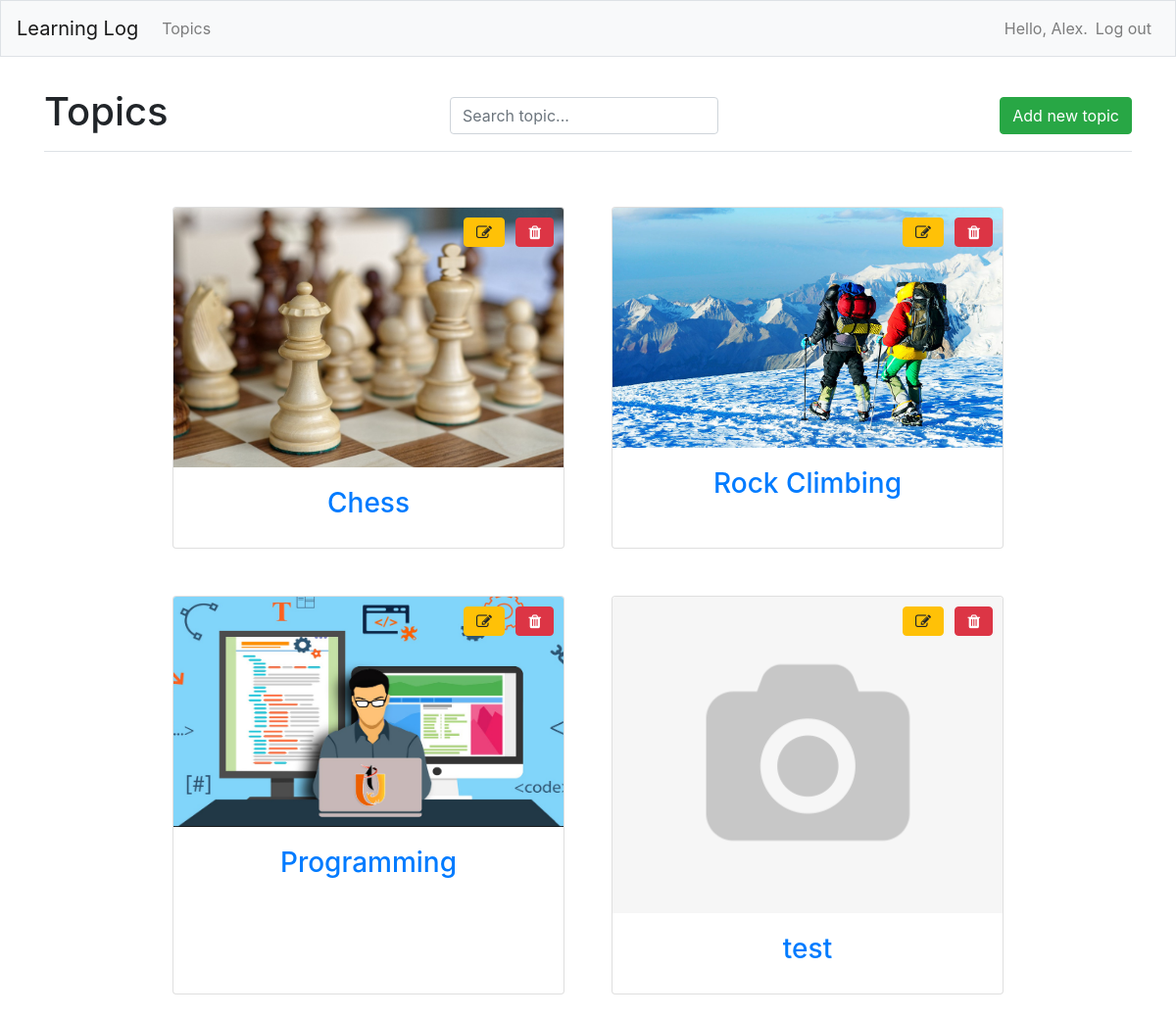
Page /topics/ (signed in) on the earlier database version.
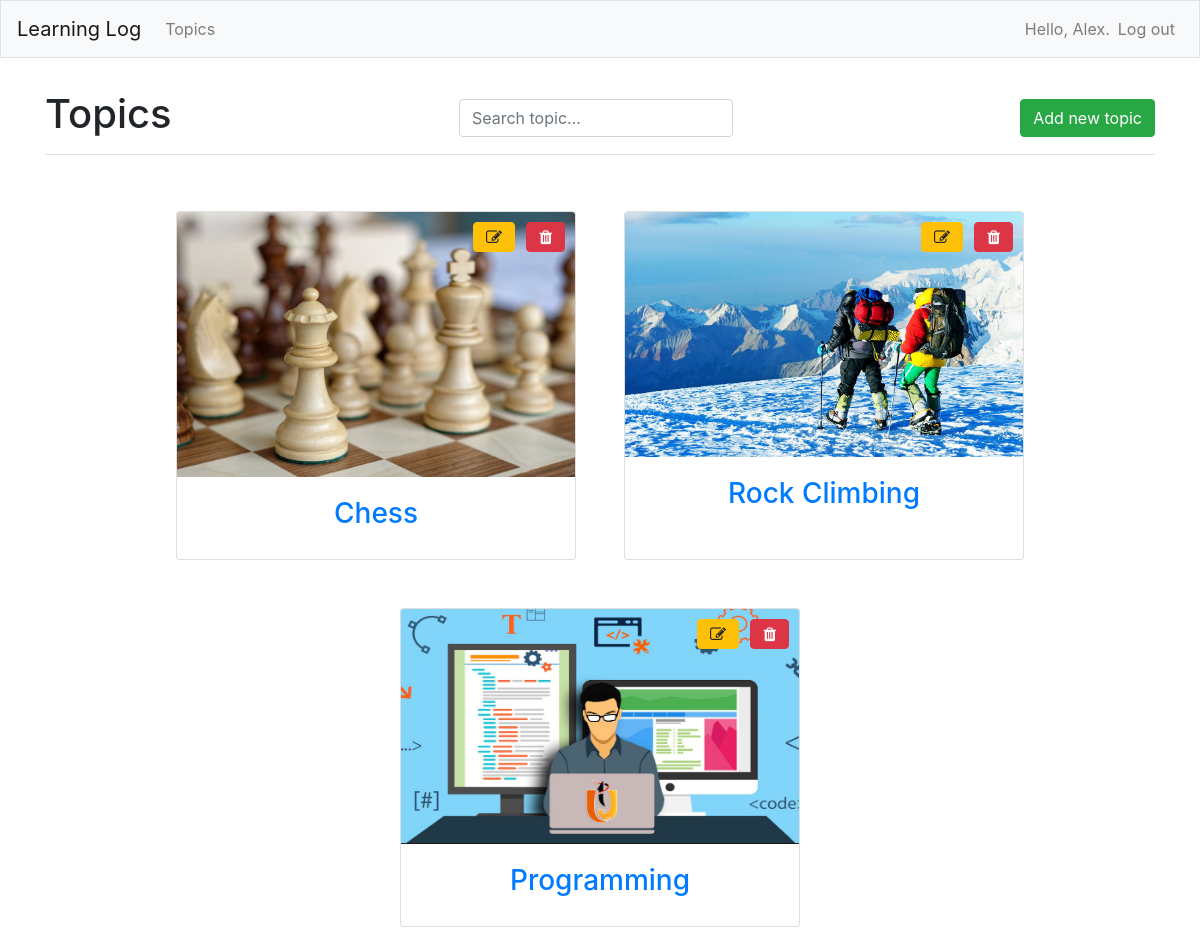
Same page on the later database version.
### learning_logs/models.py (models this page shows, shortened)
class Topic(models.Model):
    text = models.CharField("Title", max_length=200)
    image = models.ImageField("Image", upload_to="images_topics/", default='default.png')
    date_added = models.DateTimeField(auto_now_add=True, verbose_name="Date")
    owner = models.ForeignKey(User, on_delete=models.CASCADE, verbose_name="User")
    def __str__(self):
        return self.text

### learning_logs/views.py (the view)
# urls.py: path('topics/', views.Topics.as_view(), name='topics'),
class Topics(LoginRequiredMixin, ListView):
    template_name = 'learning_logs/topics.html'
    context_object_name = 'topics'
    def get_queryset(self):
        return Topic.objects.filter(owner=self.request.user).order_by('date_added')

### learning_logs/templates/learning_logs/topics.html (shortened to what this page needs)
{% extends "learning_logs/base.html" %}
{% load static %}
{% block page_header %}
    <div class="d-flex justify-content-between align-items-center flex-wrap">
        <h1>Topics</h1>
        <div id="search">
            <form action="{% url 'learning_logs:search_topics' %}">
                <input type="text" name="q" placeholder="Search topic..." class="form-control"
                value="{% if q %}{{ q }}{% endif %}">
            </form>
        </div>
        <a href="{% url 'learning_logs:new_topic' %}"
           class="btn btn-success">Add new topic</a>
    </div>
{% endblock page_header %}
{% block content %}
    <div class="d-flex flex-wrap justify-content-center pt-4">
        {% for topic in topics %}
            <a href="{% url 'learning_logs:topic' topic.id %}">
                <div class="card m-4">
                    <img class="card-img-top img-fluid"
                         src="{{ topic.image.url }}" alt="{{ topic }}">
                    <div class="card-body">
                        <h3 class="text-center">{{ topic }}</h3>
                    </div>
                    <a href="{% url 'learning_logs:edit_topic' topic.id %}"
                       class="btn btn-warning btn-edit"><i class="fa fa-pencil-square-o"></i></a>
                    <a href="javascript:;" data-deletelink
                       data-id="{{ topic.id }}"
                       data-text="тему {{ topic.text }}"
                       data-url="{% url 'learning_logs:delete_topic' topic.id  %}"
                       data-src="#delete_message_window"
                       class="btn btn-danger btn-delete"><i class="fa fa-trash"></i></a>
                </div>
            </a>
        {% empty %}
            <h3 class="text-center">No topics have been added yet.</h3>
        {% endfor %}
    </div>
{% endblock content %}

Differences in the rows shown:
removed Topic: image (placeholder picture), text "test"
